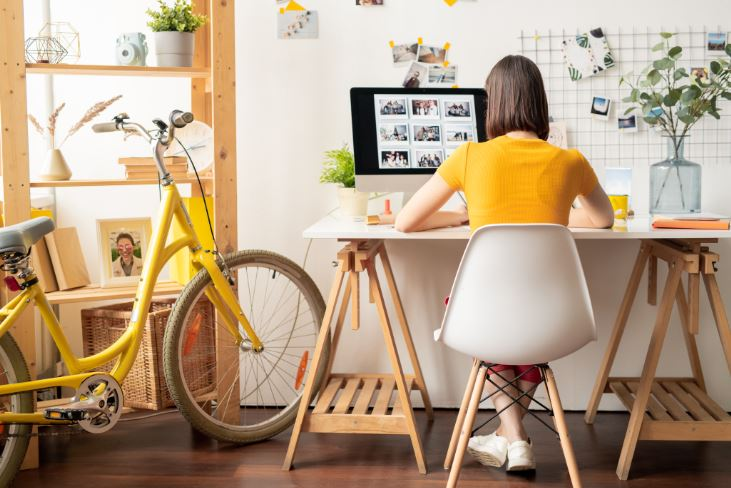
#> input picture FreeCodeCamp/01/photos/4.jpg, 731 x 488 px
$ python basic.py
#> lines starting #> are read from the running program, lines starting #| are printed output that depends on the picture; after the words box and inside, x2 and y2 are one past the last pixel; in counts of white or black regions, pixels touching at a corner belong together
import cv2 as cv

img = cv.imread('photos/4.jpg')
#> img is the input picture: shape (488, 731, 3); mean B, G, R 133.2, 159.3, 182.5
cv.imshow('Image', img)

# converting to grayscale
# gray = cv.cvtColor(img, cv.COLOR_BGR2GRAY)
# cv.imshow('Gray', gray)

# Blur
blur = cv.GaussianBlur(img, (7,7), cv.BORDER_DEFAULT)
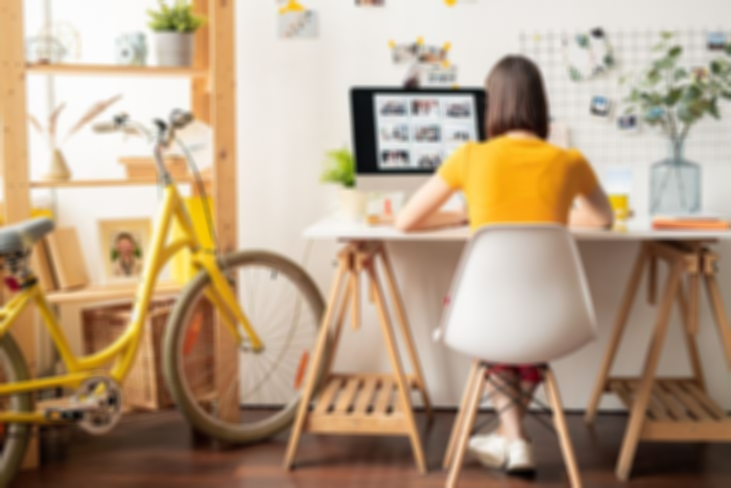
#> blur: shape (488, 731, 3); mean B, G, R 133.2, 159.3, 182.5
# cv.imshow('Blur', blur)

#Edge Cascade
canny = cv.Canny(img, 125, 175)
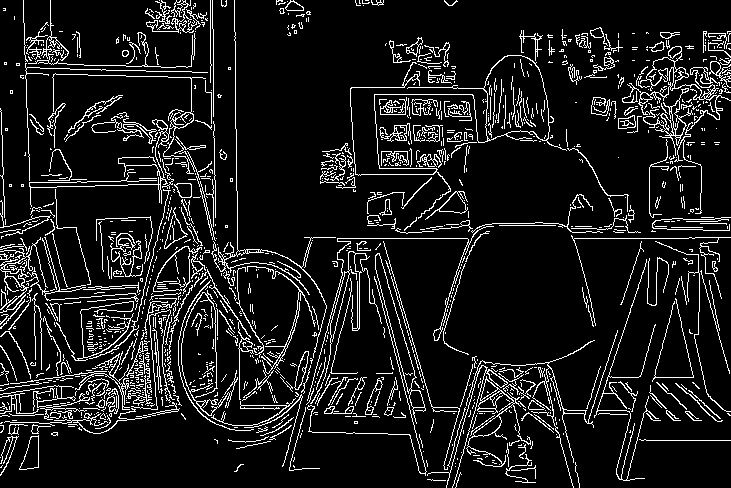
#> canny: shape (488, 731); 10.4% white in thin lines or dots
#cannyBlur = cv.Canny(blur, 125, 175)
cv.imshow('Canny Edges', canny)
#cv.imshow('Canny Edges Blur', cannyBlur)


# dilating the image
dilated = cv.dilate(canny, (7,7), iterations=3)
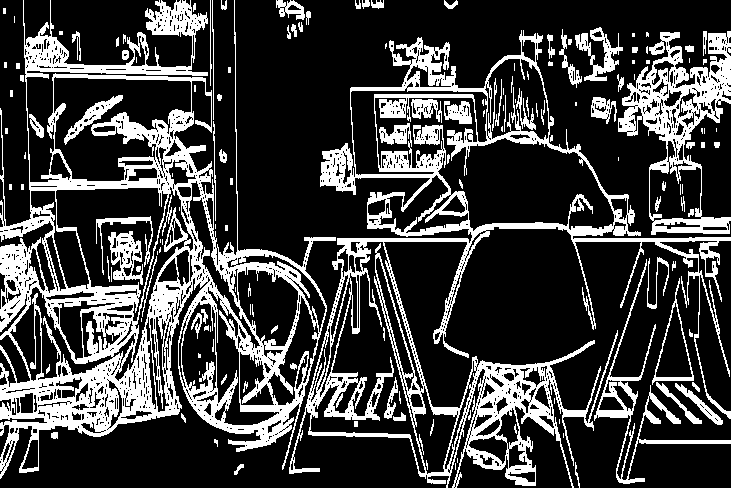
#> dilated: shape (488, 731); 24.8% white; 156 white regions (66 under 20 px), largest, box (x1, y1, x2, y2) and area: (0, 0, 336, 479) 39282, (289, 30, 731, 488) 28952, (618, 31, 731, 235) 7433
#cv.imshow('Dilated', dilated)

# Eroding
eroded = cv.erode(dilated, (7,7), iterations=3)
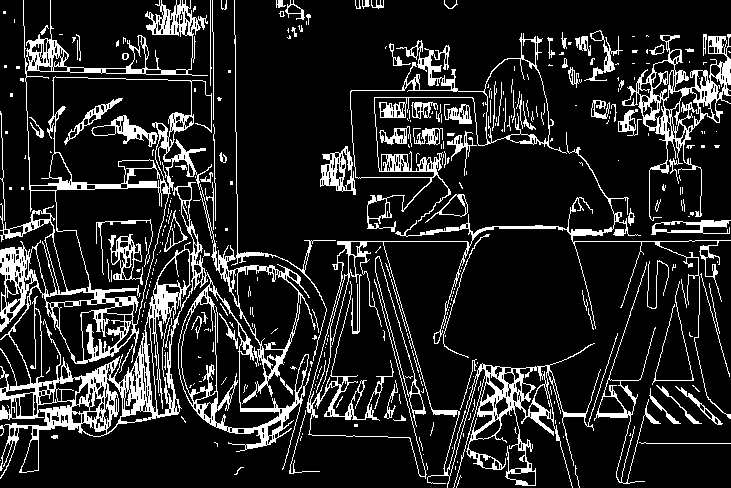
#> eroded: shape (488, 731); 14.5% white; 354 white regions (253 under 20 px), largest, box (x1, y1, x2, y2) and area: (0, 0, 336, 479) 22768, (306, 132, 731, 488) 8784, (622, 34, 731, 221) 3674
#cv.imshow('Eroded', eroded)

# resize

resized = cv.resize(img, (500,500), interpolation=cv.INTER_CUBIC)
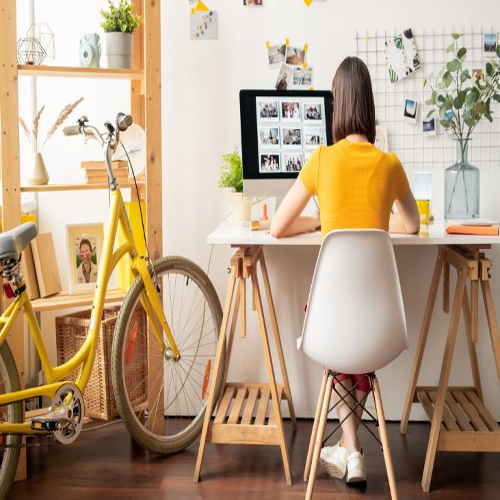
#> resized: shape (500, 500, 3); mean B, G, R 133.2, 159.3, 182.5
cv.imshow('Resized', resized)

# croping
croped = img[50:200, 200:400]
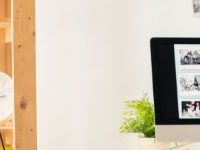
#> croped: shape (150, 200, 3); mean B, G, R 179.9, 198.6, 211.4
cv.imshow('Croped', croped)

cv.waitKey(0)

$ run again, with FreeCodeCamp/01/photos/1.jpg copied over FreeCodeCamp/01/photos/4.jpg
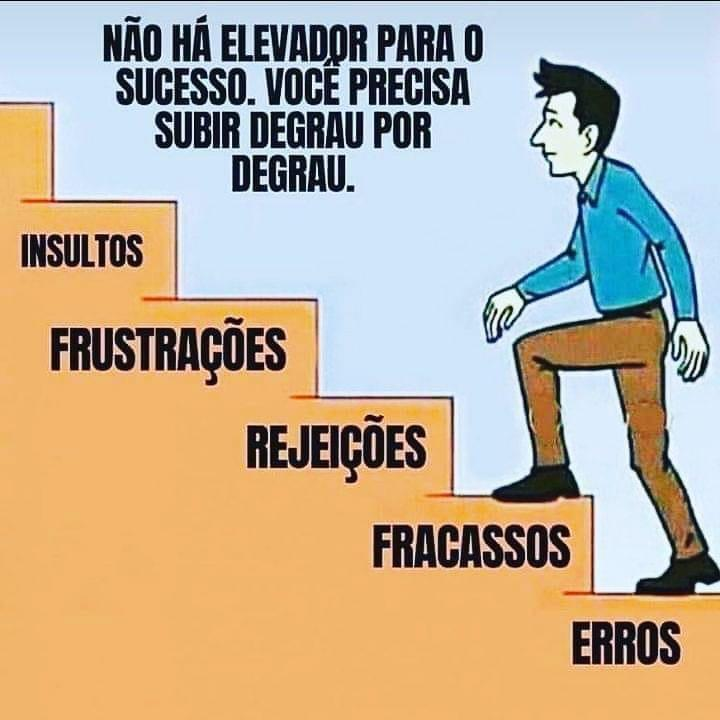
#> input picture FreeCodeCamp/01/photos/1.jpg, 720 x 720 px
#> img is the input picture: shape (720, 720, 3); mean B, G, R 152.8, 175.2, 190.8
#> `canny = cv.Canny(img, 125, 175)`:
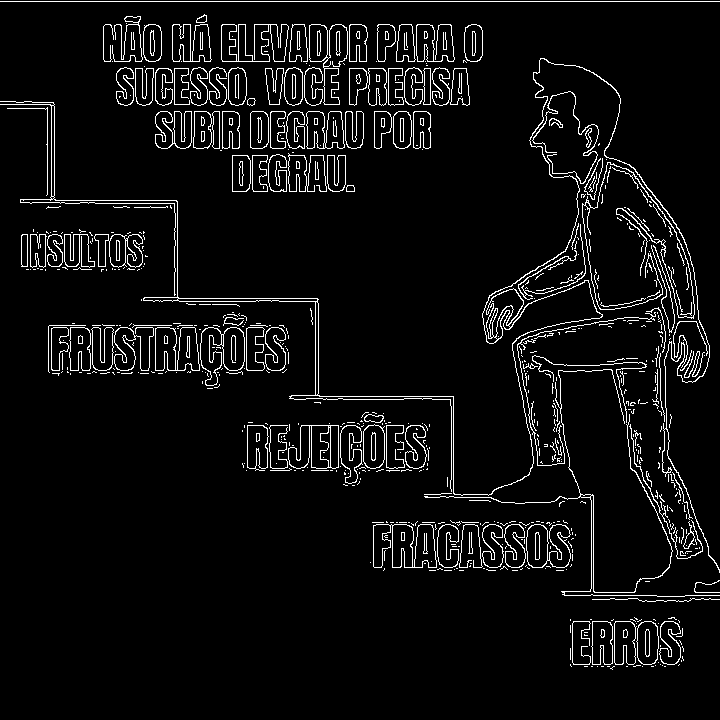
#> canny: shape (720, 720); 5.5% white in thin lines or dots
#> dilated: shape (720, 720); 12.4% white; 127 white regions (34 under 20 px), largest, box (x1, y1, x2, y2) and area: (0, 58, 720, 605) 25605, (372, 520, 574, 574) 4019, (0, 1, 720, 5) 2880
#> eroded: shape (720, 720); 6.8% white in thin lines or dots
#> `croped = img[50:200, 200:400]`:
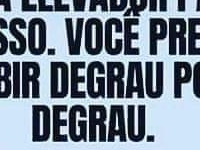
#> croped: shape (150, 200, 3); mean B, G, R 147.6, 133.1, 119.9

$ run again, with FreeCodeCamp/01/photos/2.jpg copied over FreeCodeCamp/01/photos/4.jpg
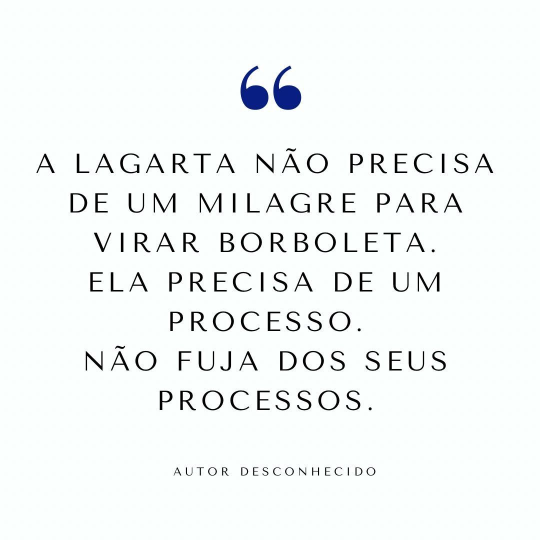
#> input picture FreeCodeCamp/01/photos/2.jpg, 1080 x 1080 px (shown at 1/2 size)
#> img is the input picture: shape (1080, 1080, 3); mean B, G, R 245.5, 246, 242.2
#> `canny = cv.Canny(img, 125, 175)`:
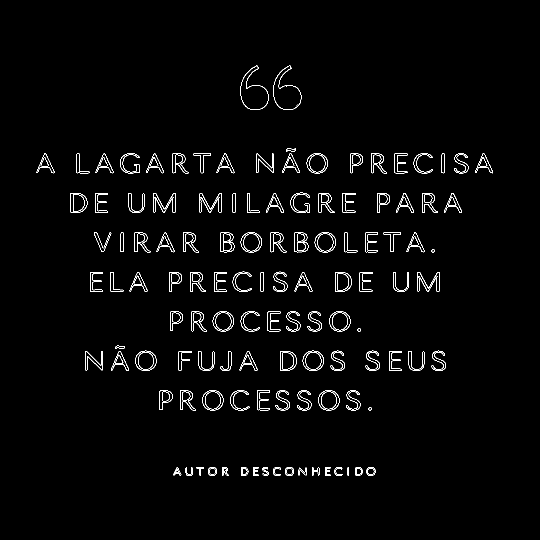
#> canny: shape (1080, 1080) (shown at 1/2 size); 1.8% white in thin lines or dots, all inside (x1, y1, x2, y2) = (73, 131, 986, 952)
#> dilated: shape (1080, 1080); 4.3% white; 117 white regions (1 under 20 px), largest, box (x1, y1, x2, y2) and area: (546, 131, 603, 223) 817, (481, 131, 537, 223) 793, (636, 780, 679, 824) 656
#> eroded: shape (1080, 1080); 2.4% white; 121 white regions (5 under 20 px), largest, box (x1, y1, x2, y2) and area: (399, 389, 443, 429) 382, (835, 547, 879, 587) 374, (605, 704, 648, 745) 372
#> `resized = cv.resize(img, (500,500), interpolation=cv.INTER_CUBIC)`:
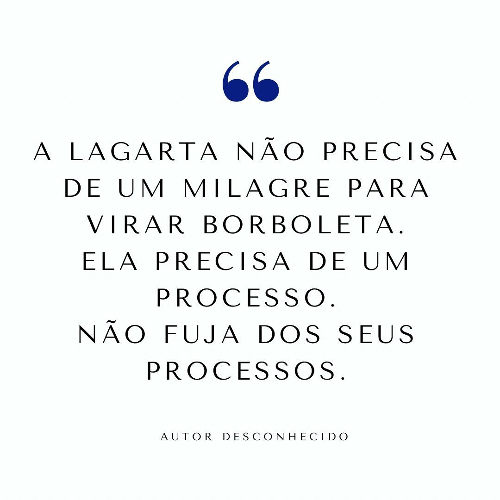
#> resized: shape (500, 500, 3); mean B, G, R 245.5, 246, 242.2

$ run again, with FreeCodeCamp/01/photos/3.JPG copied over FreeCodeCamp/01/photos/4.jpg
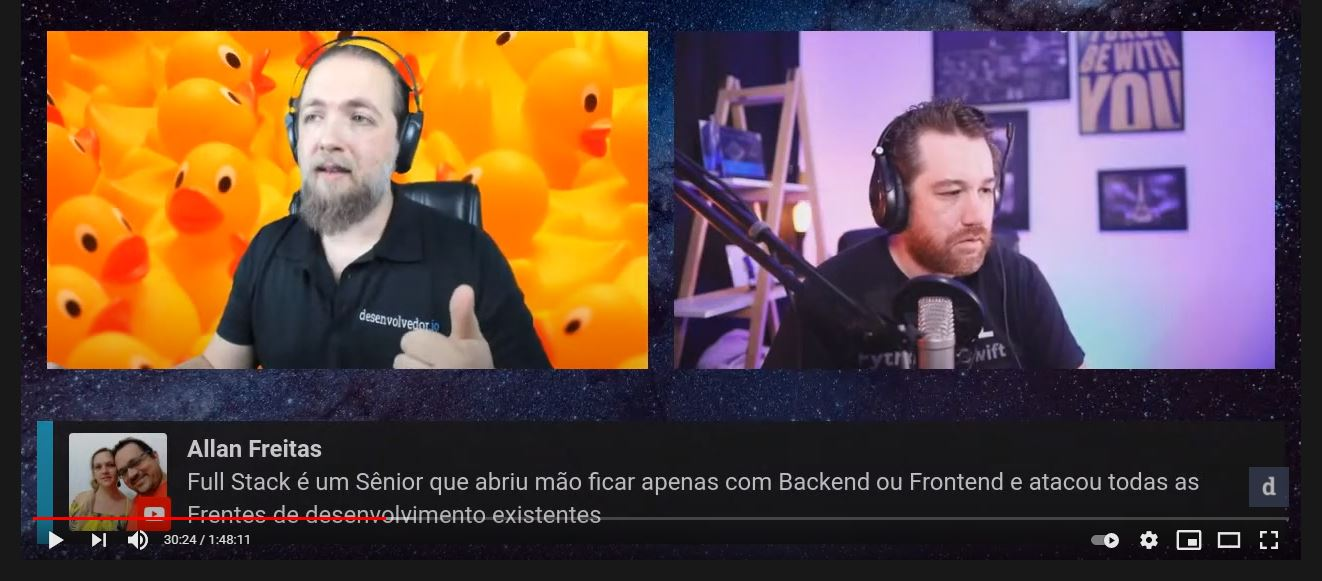
#> input picture FreeCodeCamp/01/photos/3.JPG, 1322 x 581 px
#> img is the input picture: shape (581, 1322, 3); mean B, G, R 70.3, 77.5, 103.5
#> `canny = cv.Canny(img, 125, 175)`:
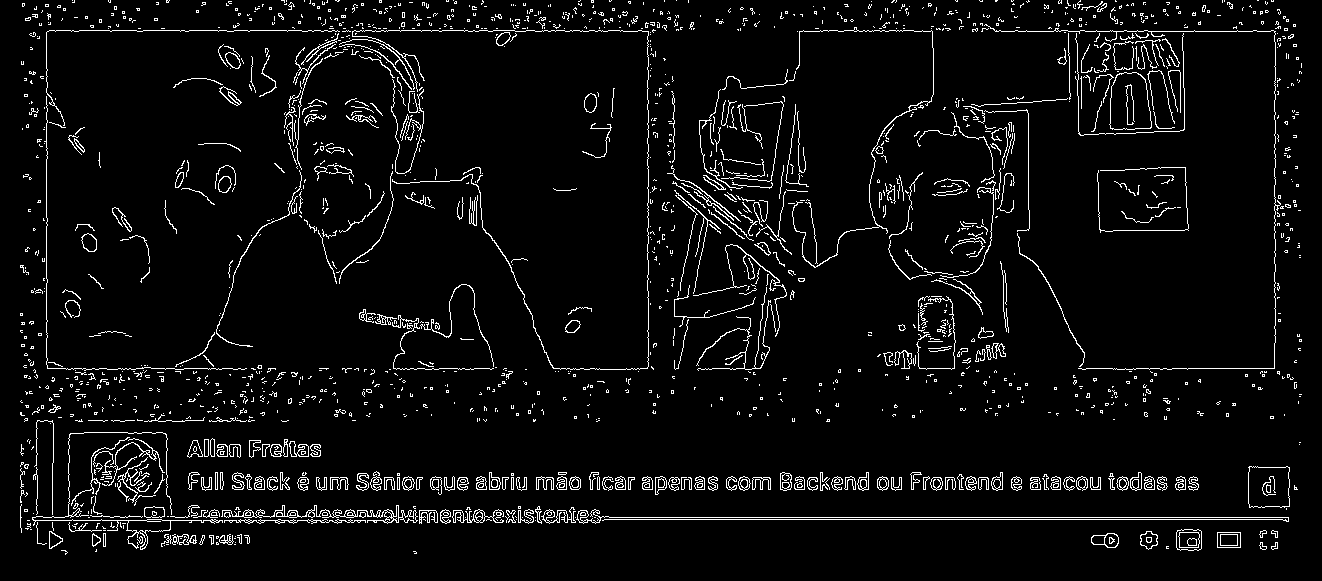
#> canny: shape (581, 1322); 4.9% white in thin lines or dots
#> dilated: shape (581, 1322); 12.1% white; 856 white regions (386 under 20 px), largest, box (x1, y1, x2, y2) and area: (44, 11, 649, 388) 12553, (888, 18, 1284, 380) 10123, (32, 420, 418, 555) 9296
#> eroded: shape (581, 1322); 6.5% white in thin lines or dots
#> `croped = img[50:200, 200:400]`:
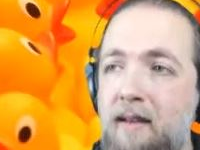
#> croped: shape (150, 200, 3); mean B, G, R 92, 164.3, 221.9
